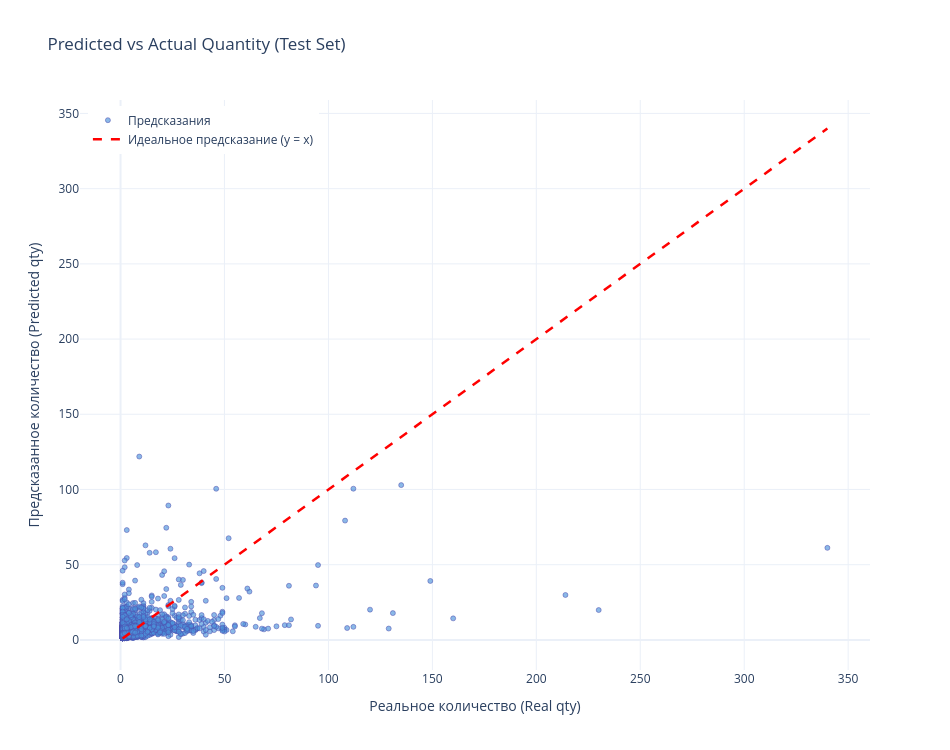

Notebook code cell kept with this figure:
### Code cell
fig = go.Figure()

fig.add_trace(go.Scatter(
    x=y_test,
    y=pred,
    mode='markers',
    name='Предсказания',
    marker=dict(
        size=5,
        color='rgba(0, 102, 204, 0.65)',
        line=dict(width=0.5, color='darkblue')
    ),
    opacity=0.7
))

min_val = min(y_test.min(), pred.min())
max_val = max(y_test.max(), pred.max())

fig.add_trace(go.Scatter(
    x=[min_val, max_val],
    y=[min_val, max_val],
    mode='lines',
    name='Идеальное предсказание (y = x)',
    line=dict(color='red', dash='dash', width=2.5)
))

fig.update_layout(
    title='Predicted vs Actual Quantity (Test Set)',
    xaxis_title='Реальное количество (Real qty)',
    yaxis_title='Предсказанное количество (Predicted qty)',
    width=950,
    height=750,
    template='plotly_white',
    hovermode='closest',
    legend=dict(yanchor="top", y=0.99, xanchor="left", x=0.01)
)

fig.show()

### Figure 1 — Plotly figure (JSON) as saved in the notebook; plotly's stock layout.template omitted (floating-point values rounded to 4 significant figures; data arrays with more than 128 entries replaced by an {"elided": "..."} marker saying what was removed)
{"data": [{"marker": {"color": "rgba(0, 102, 204, 0.65)", "line": {"color": "darkblue", "width": 0.5}, "size": 5}, "mode": "markers", "name": "Предсказания", "opacity": 0.7, "type": "scatter", "x": {"elided": "3240 int values"}, "y": {"elided": "3240 float values"}}, {"line": {"color": "red", "dash": "dash", "width": 2.5}, "mode": "lines", "name": "Идеальное предсказание (y = x)", "type": "scatter", "x": [1, 340], "y": [1, 340]}], "layout": {"height": 750, "hovermode": "closest", "legend": {"x": 0.01, "xanchor": "left", "y": 0.99, "yanchor": "top"}, "title": {"text": "Predicted vs Actual Quantity (Test Set)"}, "width": 950, "xaxis": {"title": {"text": "Реальное количество (Real qty)"}}, "yaxis": {"title": {"text": "Предсказанное количество (Predicted qty)"}}}}
